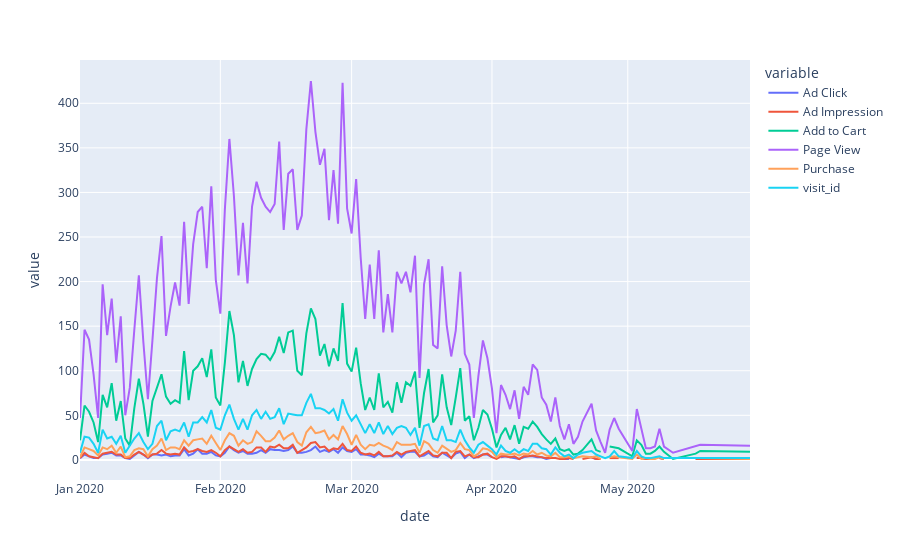

Notebook source saved alongside this figure:
### Code cell
fig = px.line(event_timeline, x='date', y=event_timeline.columns[1:])
fig.show()

### Figure 1 — Plotly figure (JSON) as saved in the notebook; plotly's stock layout.template omitted (floating-point values rounded to 4 significant figures; data arrays with more than 128 entries replaced by an {"elided": "..."} marker saying what was removed)
{"data": [{"hovertemplate": "variable=Ad Click<br>date=%{x}<br>value=%{y}<extra></extra>", "legendgroup": "Ad Click", "line": {"color": "#636efa", "dash": "solid"}, "marker": {"symbol": "circle"}, "mode": "lines", "name": "Ad Click", "orientation": "v", "showlegend": true, "type": "scatter", "x": {"elided": "131 str values"}, "xaxis": "x", "y": {"elided": "131 int values"}, "yaxis": "y"}, {"hovertemplate": "variable=Ad Impression<br>date=%{x}<br>value=%{y}<extra></extra>", "legendgroup": "Ad Impression", "line": {"color": "#EF553B", "dash": "solid"}, "marker": {"symbol": "circle"}, "mode": "lines", "name": "Ad Impression", "orientation": "v", "showlegend": true, "type": "scatter", "x": {"elided": "131 str values"}, "xaxis": "x", "y": {"elided": "131 int values"}, "yaxis": "y"}, {"hovertemplate": "variable=Add to Cart<br>date=%{x}<br>value=%{y}<extra></extra>", "legendgroup": "Add to Cart", "line": {"color": "#00cc96", "dash": "solid"}, "marker": {"symbol": "circle"}, "mode": "lines", "name": "Add to Cart", "orientation": "v", "showlegend": true, "type": "scatter", "x": {"elided": "131 str values"}, "xaxis": "x", "y": {"elided": "131 int values"}, "yaxis": "y"}, {"hovertemplate": "variable=Page View<br>date=%{x}<br>value=%{y}<extra></extra>", "legendgroup": "Page View", "line": {"color": "#ab63fa", "dash": "solid"}, "marker": {"symbol": "circle"}, "mode": "lines", "name": "Page View", "orientation": "v", "showlegend": true, "type": "scatter", "x": {"elided": "131 str values"}, "xaxis": "x", "y": {"elided": "131 int values"}, "yaxis": "y"}, {"hovertemplate": "variable=Purchase<br>date=%{x}<br>value=%{y}<extra></extra>", "legendgroup": "Purchase", "line": {"color": "#FFA15A", "dash": "solid"}, "marker": {"symbol": "circle"}, "mode": "lines", "name": "Purchase", "orientation": "v", "showlegend": true, "type": "scatter", "x": {"elided": "131 str values"}, "xaxis": "x", "y": {"elided": "131 int values"}, "yaxis": "y"}, {"hovertemplate": "variable=visit_id<br>date=%{x}<br>value=%{y}<extra></extra>", "legendgroup": "visit_id", "line": {"color": "#19d3f3", "dash": "solid"}, "marker": {"symbol": "circle"}, "mode": "lines", "name": "visit_id", "orientation": "v", "showlegend": true, "type": "scatter", "x": {"elided": "131 str values"}, "xaxis": "x", "y": {"elided": "131 int values"}, "yaxis": "y"}], "layout": {"legend": {"title": {"text": "variable"}, "tracegroupgap": 0}, "margin": {"t": 60}, "xaxis": {"anchor": "y", "domain": [0, 1], "title": {"text": "date"}}, "yaxis": {"anchor": "x", "domain": [0, 1], "title": {"text": "value"}}}}
